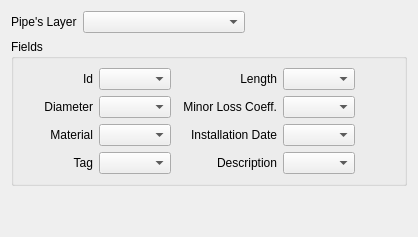
           <widget class="QWidget" name="tabPipes">
            <attribute name="title">
             <string>Pipes</string>
            </attribute>
            <layout class="QGridLayout" name="gridLayout_7">
             <item row="0" column="0">
              <layout class="QGridLayout" name="gridLayout_6">
               <item row="0" column="0">
                <layout class="QHBoxLayout" name="horizontalLayout_4">
                 <item>
                  <widget class="QLabel" name="label_6">
                   <property name="text">
                    <string>Pipe's Layer</string>
                   </property>
                  </widget>
                 </item>
                 <item>
                  <widget class="QComboBox" name="cbPipeLayer">
                   <property name="sizePolicy">
                    <sizepolicy hsizetype="Expanding" vsizetype="Fixed">
                     <horstretch>0</horstretch>
                     <verstretch>0</verstretch>
                    </sizepolicy>
                   </property>
                  </widget>
                 </item>
                 <item>
                  <spacer name="horizontalSpacer">
                   <property name="orientation">
                    <enum>Qt::Horizontal</enum>
                   </property>
                   <property name="sizeHint" stdset="0">
                    <size>
                     <width>40</width>
                     <height>20</height>
                    </size>
                   </property>
                  </spacer>
                 </item>
                </layout>
               </item>
               <item row="1" column="0">
                <widget class="QGroupBox" name="gbPipes">
                 <property name="sizePolicy">
                  <sizepolicy hsizetype="Expanding" vsizetype="Fixed">
                   <horstretch>0</horstretch>
                   <verstretch>0</verstretch>
                  </sizepolicy>
                 </property>
                 <property name="title">
                  <string>Fields</string>
                 </property>
                 <layout class="QGridLayout" name="gridLayout_8">
                  <item row="1" column="1">
                   <layout class="QGridLayout" name="gridLayout_26">
                    <item row="3" column="2">
                     <widget class="QLabel" name="label_19">
                      <property name="minimumSize">
                       <size>
                        <width>100</width>
                        <height>0</height>
                       </size>
                      </property>
                      <property name="text">
                       <string>Description</string>
                      </property>
                      <property name="alignment">
                       <set>Qt::AlignRight|Qt::AlignTrailing|Qt::AlignVCenter</set>
                      </property>
                     </widget>
                    </item>
                    <item row="3" column="3">
                     <widget class="QComboBox" name="cbPipe_Descr">
                      <property name="sizePolicy">
                       <sizepolicy hsizetype="Expanding" vsizetype="Fixed">
                        <horstretch>0</horstretch>
                        <verstretch>0</verstretch>
                       </sizepolicy>
                      </property>
                     </widget>
                    </item>
                    <item row="1" column="0">
                     <widget class="QLabel" name="label_10">
                      <property name="minimumSize">
                       <size>
                        <width>70</width>
                        <height>0</height>
                       </size>
                      </property>
                      <property name="text">
                       <string>Diameter</string>
                      </property>
                      <property name="alignment">
                       <set>Qt::AlignRight|Qt::AlignTrailing|Qt::AlignVCenter</set>
                      </property>
                     </widget>
                    </item>
                    <item row="1" column="1">
                     <widget class="QComboBox" name="cbPipe_Diameter">
                      <property name="sizePolicy">
                       <sizepolicy hsizetype="Expanding" vsizetype="Fixed">
                        <horstretch>0</horstretch>
                        <verstretch>0</verstretch>
                       </sizepolicy>
                      </property>
                     </widget>
                    </item>
                    <item row="1" column="3">
                     <widget class="QComboBox" name="cbPipe_LossCoef">
                      <property name="sizePolicy">
                       <sizepolicy hsizetype="Expanding" vsizetype="Fixed">
                        <horstretch>0</horstretch>
                        <verstretch>0</verstretch>
                       </sizepolicy>
                      </property>
                     </widget>
                    </item>
                    <item row="0" column="0">
                     <widget class="QLabel" name="label_7">
                      <property name="minimumSize">
                       <size>
                        <width>70</width>
                        <height>0</height>
                       </size>
                      </property>
                      <property name="text">
                       <string>Id</string>
                      </property>
                      <property name="alignment">
                       <set>Qt::AlignRight|Qt::AlignTrailing|Qt::AlignVCenter</set>
                      </property>
                     </widget>
                    </item>
                    <item row="0" column="3">
                     <widget class="QComboBox" name="cbPipe_Length">
                      <property name="sizePolicy">
                       <sizepolicy hsizetype="Expanding" vsizetype="Fixed">
                        <horstretch>0</horstretch>
                        <verstretch>0</verstretch>
                       </sizepolicy>
                      </property>
                     </widget>
                    </item>
                    <item row="0" column="1">
                     <widget class="QComboBox" name="cbPipe_Id">
                      <property name="sizePolicy">
                       <sizepolicy hsizetype="Expanding" vsizetype="Fixed">
                        <horstretch>0</horstretch>
                        <verstretch>0</verstretch>
                       </sizepolicy>
                      </property>
                     </widget>
                    </item>
                    <item row="3" column="0">
                     <widget class="QLabel" name="label_18">
                      <property name="minimumSize">
                       <size>
                        <width>70</width>
                        <height>0</height>
                       </size>
                      </property>
                      <property name="text">
                       <string>Tag</string>
                      </property>
                      <property name="alignment">
                       <set>Qt::AlignRight|Qt::AlignTrailing|Qt::AlignVCenter</set>
                      </property>
                     </widget>
                    </item>
                    <item row="0" column="2">
                     <widget class="QLabel" name="label_9">
                      <property name="minimumSize">
                       <size>
                        <width>100</width>
                        <height>0</height>
                       </size>
                      </property>
                      <property name="text">
                       <string>Length</string>
                      </property>
                      <property name="alignment">
                       <set>Qt::AlignRight|Qt::AlignTrailing|Qt::AlignVCenter</set>
                      </property>
                     </widget>
                    </item>
                    <item row="3" column="1">
                     <widget class="QComboBox" name="cbPipe_Tag">
                      <property name="sizePolicy">
                       <sizepolicy hsizetype="Expanding" vsizetype="Fixed">
                        <horstretch>0</horstretch>
                        <verstretch>0</verstretch>
                       </sizepolicy>
                      </property>
                     </widget>
                    </item>
                    <item row="1" column="2">
                     <widget class="QLabel" name="label_12">
                      <property name="minimumSize">
                       <size>
                        <width>100</width>
                        <height>0</height>
                       </size>
                      </property>
                      <property name="text">
                       <string>Minor Loss Coeff.</string>
                      </property>
                      <property name="alignment">
                       <set>Qt::AlignRight|Qt::AlignTrailing|Qt::AlignVCenter</set>
                      </property>
                     </widget>
                    </item>
                    <item row="1" column="4">
                     <spacer name="horizontalSpacer_3">
                      <property name="orientation">
                       <enum>Qt::Horizontal</enum>
                      </property>
                      <property name="sizeHint" stdset="0">
                       <size>
                        <width>40</width>
                        <height>20</height>
                       </size>
                      </property>
                     </spacer>
                    </item>
                    <item row="0" column="4">
                     <spacer name="horizontalSpacer_2">
                      <property name="orientation">
                       <enum>Qt::Horizontal</enum>
                      </property>
                      <property name="sizeHint" stdset="0">
                       <size>
                        <width>40</width>
                        <height>20</height>
                       </size>
                      </property>
                     </spacer>
                    </item>
                    <item row="3" column="4">
                     <spacer name="horizontalSpacer_7">
                      <property name="orientation">
                       <enum>Qt::Horizontal</enum>
                      </property>
                      <property name="sizeHint" stdset="0">
                       <size>
                        <width>40</width>
                        <height>20</height>
                       </size>
                      </property>
                     </spacer>
                    </item>
                    <item row="2" column="0">
                     <widget class="QLabel" name="label_11">
                      <property name="minimumSize">
                       <size>
                        <width>70</width>
                        <height>0</height>
                       </size>
                      </property>
                      <property name="text">
                       <string>Material</string>
                      </property>
                      <property name="alignment">
                       <set>Qt::AlignRight|Qt::AlignTrailing|Qt::AlignVCenter</set>
                      </property>
                     </widget>
                    </item>
                    <item row="2" column="1">
                     <widget class="QComboBox" name="cbPipe_Material">
                      <property name="sizePolicy">
                       <sizepolicy hsizetype="Expanding" vsizetype="Fixed">
                        <horstretch>0</horstretch>
                        <verstretch>0</verstretch>
                       </sizepolicy>
                      </property>
                     </widget>
                    </item>
                    <item row="2" column="2">
                     <widget class="QLabel" name="label_13">
                      <property name="minimumSize">
                       <size>
                        <width>100</width>
                        <height>0</height>
                       </size>
                      </property>
                      <property name="text">
                       <string>Installation Date</string>
                      </property>
                      <property name="alignment">
                       <set>Qt::AlignRight|Qt::AlignTrailing|Qt::AlignVCenter</set>
                      </property>
                     </widget>
                    </item>
                    <item row="2" column="3">
                     <widget class="QComboBox" name="cbPipe_InstDate">
                      <property name="sizePolicy">
                       <sizepolicy hsizetype="Expanding" vsizetype="Fixed">
                        <horstretch>0</horstretch>
                        <verstretch>0</verstretch>
                       </sizepolicy>
                      </property>
                     </widget>
                    </item>
                   </layout>
                  </item>
                 </layout>
                </widget>
               </item>
               <item row="2" column="0">
                <spacer name="verticalSpacer">
                 <property name="orientation">
                  <enum>Qt::Vertical</enum>
                 </property>
                 <property name="sizeHint" stdset="0">
                  <size>
                   <width>20</width>
                   <height>40</height>
                  </size>
                 </property>
                </spacer>
               </item>
              </layout>
             </item>
            </layout>
           </widget>
